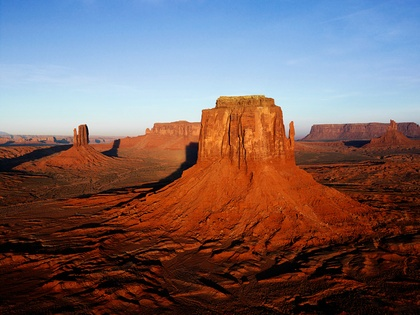
%> input picture MATLABCIA/MATLAB/Desert.jpg, 420 x 315 px, shrunk from 1024 x 768 before the run
$ octave imageproc10.m   (GNU Octave 9; MATLAB toolbox functions it lacks are replaced by stand-ins)
%> lines starting %> are read from the running program, lines starting %| are printed output that depends on the picture
%imageproc10.m: Write a program to mix two images.
clc;
close all;
clear all;
file1=input('\nEnter Input Image File-1 name=','s');
%> the answer given: Desert.jpg
file2=input('Enter Input Image File-2 name=','s');
%> the answer given: cameraman.tif
file3=input('Enter Output Image File name=','s');
%> the answer given: out.png
x=imread(file1);
%> x is the input picture: size 315x420x3 uint8; mean R, G, B 119.4, 99.3, 100.8
y=imread(file2);
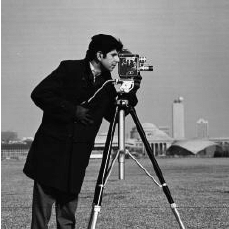
%> input picture MATLABCIA/MATLAB/cameraman.tif, 229 x 229 px
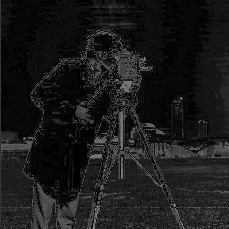
%> y: size 229x229 uint8; min 0, max 127, mean 25.4
[r1,c1,d1]=size(x);
%> r1 = 315; c1 = 420; d1 = 3
[r2,c2,d2]=size(y);
%> r2 = 229; c2 = 229; d2 = 1
fprintf('r1=%d c1=%d d1=%d r2=%d c2=%d d2=%d\n',r1,c1,d1,r2,c2,d2);
%| r1=315 c1=420 d1=3 r2=229 c2=229 d2=1
if r1<r2
    r=r1;
else
    r=r2;
%> r = 229
end
if c1<c2
    c=c1;
else
    c=c2;
%> c = 229
end
%Copying alternately pixels from 2 images
    for i=1:r
        for j=1:c
            ij=i+j;
            if mod(ij,2)==0
                z(i,j,1:3)=x(i,j,1:3);
            else
%> (the run ends here)
